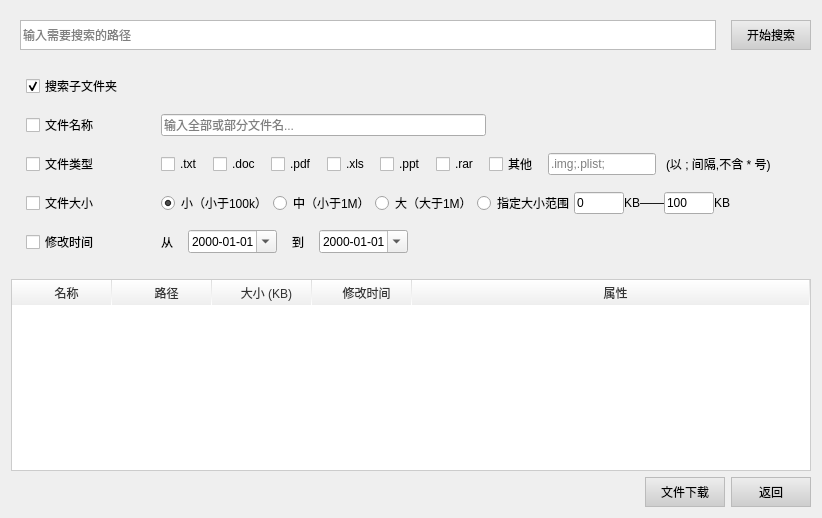
        <widget class="QWidget" name="page_2">
         <layout class="QVBoxLayout" name="verticalLayout_11">
          <item>
           <widget class="QFrame" name="frame">
            <layout class="QHBoxLayout" name="horizontalLayout_5">
             <property name="spacing">
              <number>15</number>
             </property>
             <property name="rightMargin">
              <number>0</number>
             </property>
             <item>
              <widget class="QLineEdit" name="edtSearchPath">
               <property name="minimumSize">
                <size>
                 <width>0</width>
                 <height>30</height>
                </size>
               </property>
               <property name="styleSheet">
                <string notr="true">QLineEdit
{
	border:1px solid #bbbbbb;
}</string>
               </property>
               <property name="placeholderText">
                <string>输入需要搜索的路径</string>
               </property>
              </widget>
             </item>
             <item>
              <widget class="QPushButton" name="btnStartSearch">
               <property name="minimumSize">
                <size>
                 <width>80</width>
                 <height>30</height>
                </size>
               </property>
               <property name="styleSheet">
                <string notr="true">QPushButton
{
	font-family:&quot;Microsoft Yahei&quot;;
	border:1px solid #bbbbbb;
	background-color: qlineargradient(spread:pad, x1:0, y1:0, x2:0, y2:1, stop:0 #eeeeee, stop:1 #cccccc);
}

QPushButton:hover
{
	background-color:#d5d5d5;
}

QPushButton:pressed
{
	background-color: qlineargradient(spread:pad, x1:0, y1:0, x2:0, y2:1, stop:0 #cccccc, stop:1 #eeeeee);
}

QPushButton:disabled
{
	background-color:transparent;
}</string>
               </property>
               <property name="text">
                <string>开始搜索</string>
               </property>
              </widget>
             </item>
            </layout>
           </widget>
          </item>
          <item>
           <layout class="QHBoxLayout" name="horizontalLayout_15">
            <item>
             <widget class="QFrame" name="frame_2">
              <layout class="QVBoxLayout" name="verticalLayout_9">
               <property name="spacing">
                <number>15</number>
               </property>
               <property name="leftMargin">
                <number>15</number>
               </property>
               <property name="rightMargin">
                <number>0</number>
               </property>
               <item>
                <widget class="QCheckBox" name="chkSearchSubDir">
                 <property name="text">
                  <string>搜索子文件夹</string>
                 </property>
                 <property name="checked">
                  <bool>true</bool>
                 </property>
                </widget>
               </item>
               <item>
                <layout class="QHBoxLayout" name="horizontalLayout_6">
                 <item>
                  <widget class="QCheckBox" name="chkFileName">
                   <property name="minimumSize">
                    <size>
                     <width>120</width>
                     <height>0</height>
                    </size>
                   </property>
                   <property name="text">
                    <string>文件名称</string>
                   </property>
                  </widget>
                 </item>
                 <item>
                  <widget class="QLineEdit" name="edtFileName">
                   <property name="placeholderText">
                    <string>输入全部或部分文件名...</string>
                   </property>
                  </widget>
                 </item>
                 <item>
                  <spacer name="horizontalSpacer_6">
                   <property name="orientation">
                    <enum>Qt::Horizontal</enum>
                   </property>
                   <property name="sizeHint" stdset="0">
                    <size>
                     <width>40</width>
                     <height>20</height>
                    </size>
                   </property>
                  </spacer>
                 </item>
                </layout>
               </item>
               <item>
                <layout class="QHBoxLayout" name="horizontalLayout_9">
                 <item>
                  <layout class="QVBoxLayout" name="verticalLayout_5">
                   <property name="spacing">
                    <number>0</number>
                   </property>
                   <item>
                    <widget class="QCheckBox" name="chkFileType">
                     <property name="minimumSize">
                      <size>
                       <width>120</width>
                       <height>0</height>
                      </size>
                     </property>
                     <property name="text">
                      <string>文件类型</string>
                     </property>
                    </widget>
                   </item>
                  </layout>
                 </item>
                 <item>
                  <layout class="QVBoxLayout" name="verticalLayout_6">
                   <property name="spacing">
                    <number>0</number>
                   </property>
                   <item>
                    <layout class="QHBoxLayout" name="horizontalLayout_7">
                     <property name="spacing">
                      <number>10</number>
                     </property>
                     <item>
                      <widget class="QCheckBox" name="chkTxt">
                       <property name="text">
                        <string>.txt</string>
                       </property>
                      </widget>
                     </item>
                     <item>
                      <widget class="QCheckBox" name="chkDoc">
                       <property name="text">
                        <string>.doc</string>
                       </property>
                      </widget>
                     </item>
                     <item>
                      <widget class="QCheckBox" name="chkPdf">
                       <property name="text">
                        <string>.pdf</string>
                       </property>
                      </widget>
                     </item>
                     <item>
                      <widget class="QCheckBox" name="chkXls">
                       <property name="text">
                        <string>.xls</string>
                       </property>
                      </widget>
                     </item>
                     <item>
                      <widget class="QCheckBox" name="chkPpt">
                       <property name="text">
                        <string>.ppt</string>
                       </property>
                      </widget>
                     </item>
                     <item>
                      <widget class="QCheckBox" name="chkRar">
                       <property name="text">
                        <string>.rar</string>
                       </property>
                      </widget>
                     </item>
                     <item>
                      <widget class="QCheckBox" name="chkOtherExt">
                       <property name="text">
                        <string>其他</string>
                       </property>
                      </widget>
                     </item>
                     <item>
                      <widget class="QLineEdit" name="edtFileType">
                       <property name="text">
                        <string/>
                       </property>
                       <property name="placeholderText">
                        <string>.img;.plist;</string>
                       </property>
                      </widget>
                     </item>
                     <item>
                      <widget class="QLabel" name="label_7">
                       <property name="sizePolicy">
                        <sizepolicy hsizetype="Preferred" vsizetype="Fixed">
                         <horstretch>0</horstretch>
                         <verstretch>0</verstretch>
                        </sizepolicy>
                       </property>
                       <property name="text">
                        <string>(以 ; 间隔,不含 * 号)</string>
                       </property>
                      </widget>
                     </item>
                     <item>
                      <spacer name="horizontalSpacer_7">
                       <property name="orientation">
                        <enum>Qt::Horizontal</enum>
                       </property>
                       <property name="sizeHint" stdset="0">
                        <size>
                         <width>40</width>
                         <height>20</height>
                        </size>
                       </property>
                      </spacer>
                     </item>
                    </layout>
                   </item>
                  </layout>
                 </item>
                </layout>
               </item>
               <item>
                <layout class="QHBoxLayout" name="horizontalLayout_12">
                 <item>
                  <layout class="QVBoxLayout" name="verticalLayout_7">
                   <item>
                    <widget class="QCheckBox" name="chkFileSize">
                     <property name="minimumSize">
                      <size>
                       <width>120</width>
                       <height>0</height>
                      </size>
                     </property>
                     <property name="text">
                      <string>文件大小</string>
                     </property>
                    </widget>
                   </item>
                  </layout>
                 </item>
                 <item>
                  <layout class="QVBoxLayout" name="verticalLayout_8">
                   <property name="spacing">
                    <number>0</number>
                   </property>
                   <item>
                    <layout class="QHBoxLayout" name="horizontalLayout_10">
                     <item>
                      <widget class="QRadioButton" name="rdSmall">
                       <property name="text">
                        <string>小（小于100k）</string>
                       </property>
                       <property name="checked">
                        <bool>true</bool>
                       </property>
                      </widget>
                     </item>
                     <item>
                      <widget class="QRadioButton" name="rdMiddle">
                       <property name="text">
                        <string>中（小于1M）</string>
                       </property>
                      </widget>
                     </item>
                     <item>
                      <widget class="QRadioButton" name="rdLarge">
                       <property name="text">
                        <string>大（大于1M）</string>
                       </property>
                      </widget>
                     </item>
                     <item>
                      <widget class="QRadioButton" name="rdSetFileSizeArrange">
                       <property name="text">
                        <string>指定大小范围</string>
                       </property>
                      </widget>
                     </item>
                     <item>
                      <widget class="QLineEdit" name="edtFileSizeFrom">
                       <property name="maximumSize">
                        <size>
                         <width>50</width>
                         <height>16777215</height>
                        </size>
                       </property>
                       <property name="text">
                        <string>0</string>
                       </property>
                      </widget>
                     </item>
                     <item>
                      <widget class="QLabel" name="label_6">
                       <property name="text">
                        <string>KB</string>
                       </property>
                      </widget>
                     </item>
                     <item>
                      <widget class="QLabel" name="label_8">
                       <property name="text">
                        <string>——</string>
                       </property>
                      </widget>
                     </item>
                     <item>
                      <widget class="QLineEdit" name="edtFileSizeTo">
                       <property name="maximumSize">
                        <size>
                         <width>50</width>
                         <height>16777215</height>
                        </size>
                       </property>
                       <property name="text">
                        <string>100</string>
                       </property>
                      </widget>
                     </item>
                     <item>
                      <widget class="QLabel" name="label_13">
                       <property name="text">
                        <string>KB</string>
                       </property>
                      </widget>
                     </item>
                     <item>
                      <spacer name="horizontalSpacer_5">
                       <property name="orientation">
                        <enum>Qt::Horizontal</enum>
                       </property>
                       <property name="sizeHint" stdset="0">
                        <size>
                         <width>40</width>
                         <height>20</height>
                        </size>
                       </property>
                      </spacer>
                     </item>
                    </layout>
                   </item>
                  </layout>
                 </item>
                </layout>
               </item>
               <item>
                <layout class="QHBoxLayout" name="horizontalLayout_13">
                 <item>
                  <widget class="QCheckBox" name="chkFileTime">
                   <property name="minimumSize">
                    <size>
                     <width>120</width>
                     <height>0</height>
                    </size>
                   </property>
                   <property name="text">
                    <string>修改时间</string>
                   </property>
                  </widget>
                 </item>
                 <item>
                  <widget class="QLabel" name="label_9">
                   <property name="text">
                    <string>从</string>
                   </property>
                  </widget>
                 </item>
                 <item>
                  <widget class="QDateEdit" name="dateFrom">
                   <property name="displayFormat">
                    <string>yyyy-MM-dd</string>
                   </property>
                   <property name="calendarPopup">
                    <bool>true</bool>
                   </property>
                  </widget>
                 </item>
                 <item>
                  <widget class="QLabel" name="label_10">
                   <property name="text">
                    <string>到</string>
                   </property>
                  </widget>
                 </item>
                 <item>
                  <widget class="QDateEdit" name="dateTo">
                   <property name="displayFormat">
                    <string>yyyy-MM-dd</string>
                   </property>
                   <property name="calendarPopup">
                    <bool>true</bool>
                   </property>
                  </widget>
                 </item>
                 <item>
                  <spacer name="horizontalSpacer_8">
                   <property name="orientation">
                    <enum>Qt::Horizontal</enum>
                   </property>
                   <property name="sizeHint" stdset="0">
                    <size>
                     <width>40</width>
                     <height>20</height>
                    </size>
                   </property>
                  </spacer>
                 </item>
                </layout>
               </item>
              </layout>
             </widget>
            </item>
           </layout>
          </item>
          <item>
           <spacer name="verticalSpacer">
            <property name="orientation">
             <enum>Qt::Vertical</enum>
            </property>
            <property name="sizeType">
             <enum>QSizePolicy::Fixed</enum>
            </property>
            <property name="sizeHint" stdset="0">
             <size>
              <width>20</width>
              <height>10</height>
             </size>
            </property>
           </spacer>
          </item>
          <item>
           <widget class="QTableWidget" name="tbSearchResult">
            <property name="styleSheet">
             <string notr="true">
QHeaderView::section {
	background-color:qlineargradient(spread:pad, x1:0, y1:0, x2:0, y2:1, stop:0 #ffffff, stop:1 #eeeeee);
    padding-left: 10px;
	border:none;
	border-right: 1px solid qlineargradient(spread:pad, x1:0, y1:0, x2:0, y2:1, stop:0 #dddddd, stop:1 #ffffff);
	border-bottom: 0px solid #eeeeee;
	height:25px;
	color:#333333;
	font-family:&quot;微软雅黑&quot;;
	text-align:center left;
 }

QTableWidget QHeaderView::section:hover {
	background-color:qlineargradient(spread:pad, x1:0, y1:0, x2:0, y2:1, stop:0 #ddeeff, stop:1 #eef0ff);
 }

QTableWidget:item
{
	padding-left:10px;
}

QFrame#tbSearchResult{
	border:1px solid #cccccc;
}

 QHeaderView::down-arrow {
     image: none;
 }

 QHeaderView::up-arrow {
     image: none;
 } 

 QScrollBar:vertical {
     border: 0px solid grey;
     background: transparent;
     width: 10px;
 }
 QScrollBar::handle:vertical {
     background: #cccccc;;
     min-height: 100px;
 }
 QScrollBar::handle:vertical:hover {
     background: #aaaaaa;
     min-heiht: 100px;
 }
 QScrollBar::add-line:vertical {
	border:none;
	background:transparent;
 }
 QScrollBar::sub-line:vertical {
	border:none;
	background:transparent;
 }</string>
            </property>
            <property name="editTriggers">
             <set>QAbstractItemView::NoEditTriggers</set>
            </property>
            <property name="selectionMode">
             <enum>QAbstractItemView::MultiSelection</enum>
            </property>
            <property name="selectionBehavior">
             <enum>QAbstractItemView::SelectRows</enum>
            </property>
            <property name="showGrid">
             <bool>false</bool>
            </property>
            <property name="sortingEnabled">
             <bool>false</bool>
            </property>
            <attribute name="horizontalHeaderHighlightSections">
             <bool>false</bool>
            </attribute>
            <attribute name="horizontalHeaderStretchLastSection">
             <bool>true</bool>
            </attribute>
            <attribute name="verticalHeaderVisible">
             <bool>false</bool>
            </attribute>
            <attribute name="verticalHeaderDefaultSectionSize">
             <number>20</number>
            </attribute>
            <attribute name="verticalHeaderHighlightSections">
             <bool>false</bool>
            </attribute>
            <attribute name="verticalHeaderMinimumSectionSize">
             <number>20</number>
            </attribute>
            <column>
             <property name="text">
              <string>名称</string>
             </property>
            </column>
            <column>
             <property name="text">
              <string>路径</string>
             </property>
            </column>
            <column>
             <property name="text">
              <string>大小 (KB)</string>
             </property>
            </column>
            <column>
             <property name="text">
              <string>修改时间</string>
             </property>
            </column>
            <column>
             <property name="text">
              <string>属性</string>
             </property>
            </column>
           </widget>
          </item>
          <item>
           <layout class="QHBoxLayout" name="horizontalLayout_14">
            <item>
             <spacer name="horizontalSpacer_9">
              <property name="orientation">
               <enum>Qt::Horizontal</enum>
              </property>
              <property name="sizeHint" stdset="0">
               <size>
                <width>40</width>
                <height>20</height>
               </size>
              </property>
             </spacer>
            </item>
            <item>
             <widget class="QPushButton" name="btnStartDownload">
              <property name="minimumSize">
               <size>
                <width>80</width>
                <height>30</height>
               </size>
              </property>
              <property name="styleSheet">
               <string notr="true">QPushButton
{
	font-family:&quot;Microsoft Yahei&quot;;
	border:1px solid #bbbbbb;
	background-color: qlineargradient(spread:pad, x1:0, y1:0, x2:0, y2:1, stop:0 #eeeeee, stop:1 #cccccc);
}

QPushButton:hover
{
	background-color:#d5d5d5;
}

QPushButton:pressed
{
	background-color: qlineargradient(spread:pad, x1:0, y1:0, x2:0, y2:1, stop:0 #cccccc, stop:1 #eeeeee);
}

QPushButton:disabled
{
	background-color:transparent;
}</string>
              </property>
              <property name="text">
               <string>文件下载</string>
              </property>
             </widget>
            </item>
            <item>
             <widget class="QPushButton" name="btnReturnFileList">
              <property name="minimumSize">
               <size>
                <width>80</width>
                <height>30</height>
               </size>
              </property>
              <property name="styleSheet">
               <string notr="true">QPushButton
{
	font-family:&quot;Microsoft Yahei&quot;;
	border:1px solid #bbbbbb;
	background-color: qlineargradient(spread:pad, x1:0, y1:0, x2:0, y2:1, stop:0 #eeeeee, stop:1 #cccccc);
}

QPushButton:hover
{
	background-color:#d5d5d5;
}

QPushButton:pressed
{
	background-color: qlineargradient(spread:pad, x1:0, y1:0, x2:0, y2:1, stop:0 #cccccc, stop:1 #eeeeee);
}

QPushButton:disabled
{
	background-color:transparent;
}</string>
              </property>
              <property name="text">
               <string>返回</string>
              </property>
             </widget>
            </item>
           </layout>
          </item>
         </layout>
        </widget>
